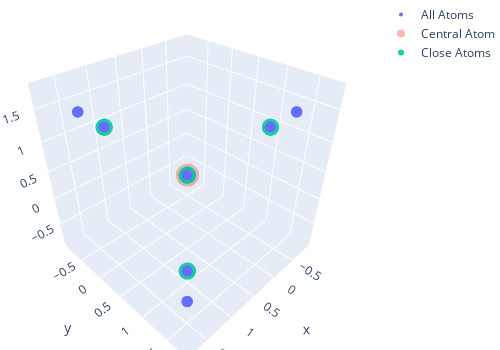

Notebook cell for this chart:
### Markdown cell above
# Old Method
Scales as O(N^2) i.e. bad!

### Code cell
n_atom = len(atoms)
all_distances = atoms.get_distances(np.arange(n_atom), idx)
all_vectors = -atoms.get_distances(np.arange(n_atom), idx, vector=True)
all_atoms_in_cutoff = all_vectors[np.where(all_distances < rcut)]

x, y, z = all_vectors.T
xx, yy, zz = all_atoms_in_cutoff.T
fig = go.Figure(data=[
    go.Scatter3d(
        x=x, y=y, z=z, mode='markers', name="All Atoms", marker=dict(size=4)
    ),
    go.Scatter3d(
        x=[x[idx]], y=[y[idx]], z=[z[idx]], mode="markers", 
        marker=dict(opacity=0.4), name="Central Atom"
    ),
    go.Scatter3d(
        x=xx, y=yy, z=zz, mode='markers', name="Close Atoms", marker=dict(size=6, opacity=0.9)
    )
    ])
    
fig.update_layout(
    autosize=False,
    width=500,
    height=350,
    margin=dict(l=0, r=0, b=0, t=0)
)
fig.show()

### Figure 1 — Plotly figure (JSON) as saved in the notebook; plotly's stock layout.template omitted (floating-point values rounded to 4 significant figures)
{"data": [{"marker": {"size": 4}, "mode": "markers", "name": "All Atoms", "type": "scatter3d", "x": [-0.8925, 0, 0.8925, 1.785, 0.8925, 1.785, -0.8925, 0], "y": [-0.8925, 0, 0.8925, 1.785, -0.8925, 0, 0.8925, 1.785], "z": [-0.8925, 0, -0.8925, 0, 0.8925, 1.785, 0.8925, 1.785]}, {"marker": {"opacity": 0.4}, "mode": "markers", "name": "Central Atom", "type": "scatter3d", "x": [0], "y": [0], "z": [0]}, {"marker": {"opacity": 0.9, "size": 6}, "mode": "markers", "name": "Close Atoms", "type": "scatter3d", "x": [-0.8925, 0, 0.8925, 0.8925, -0.8925], "y": [-0.8925, 0, 0.8925, -0.8925, 0.8925], "z": [-0.8925, 0, -0.8925, 0.8925, 0.8925]}], "layout": {"autosize": false, "height": 350, "margin": {"b": 0, "l": 0, "r": 0, "t": 0}, "width": 500}}
